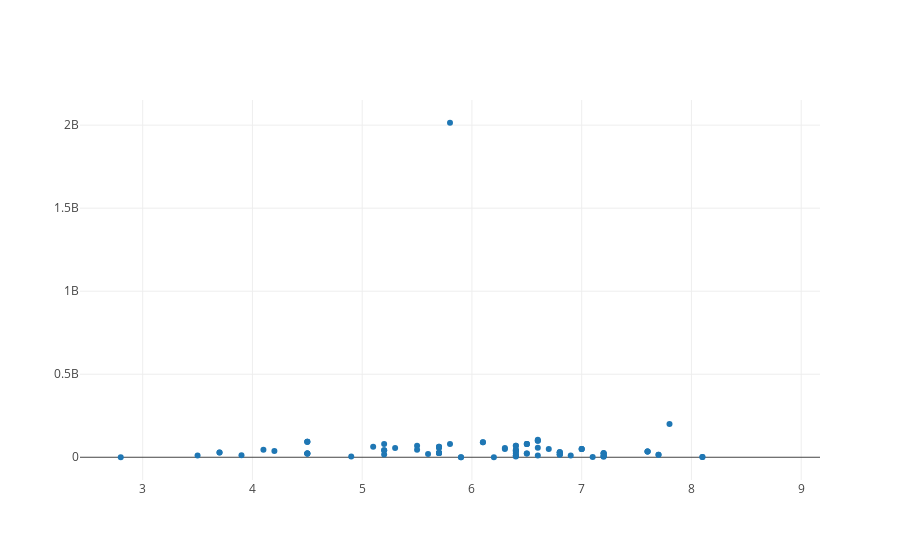

Notebook code for this chart:
### Code cell
facts.plotRatingToBudgetPredict('predictedparsedtesti')

### Figure 1 — Plotly figure (JSON) as saved in the notebook; plotly's stock layout.template omitted (floating-point values rounded to 4 significant figures; data arrays with more than 128 entries replaced by an {"elided": "..."} marker saying what was removed)
{"data": [{"mode": "markers", "text": {"elided": "135 str values"}, "textposition": "top center", "type": "scatter", "x": {"elided": "135 str values"}, "y": {"elided": "135 str values"}}], "layout": {}}
